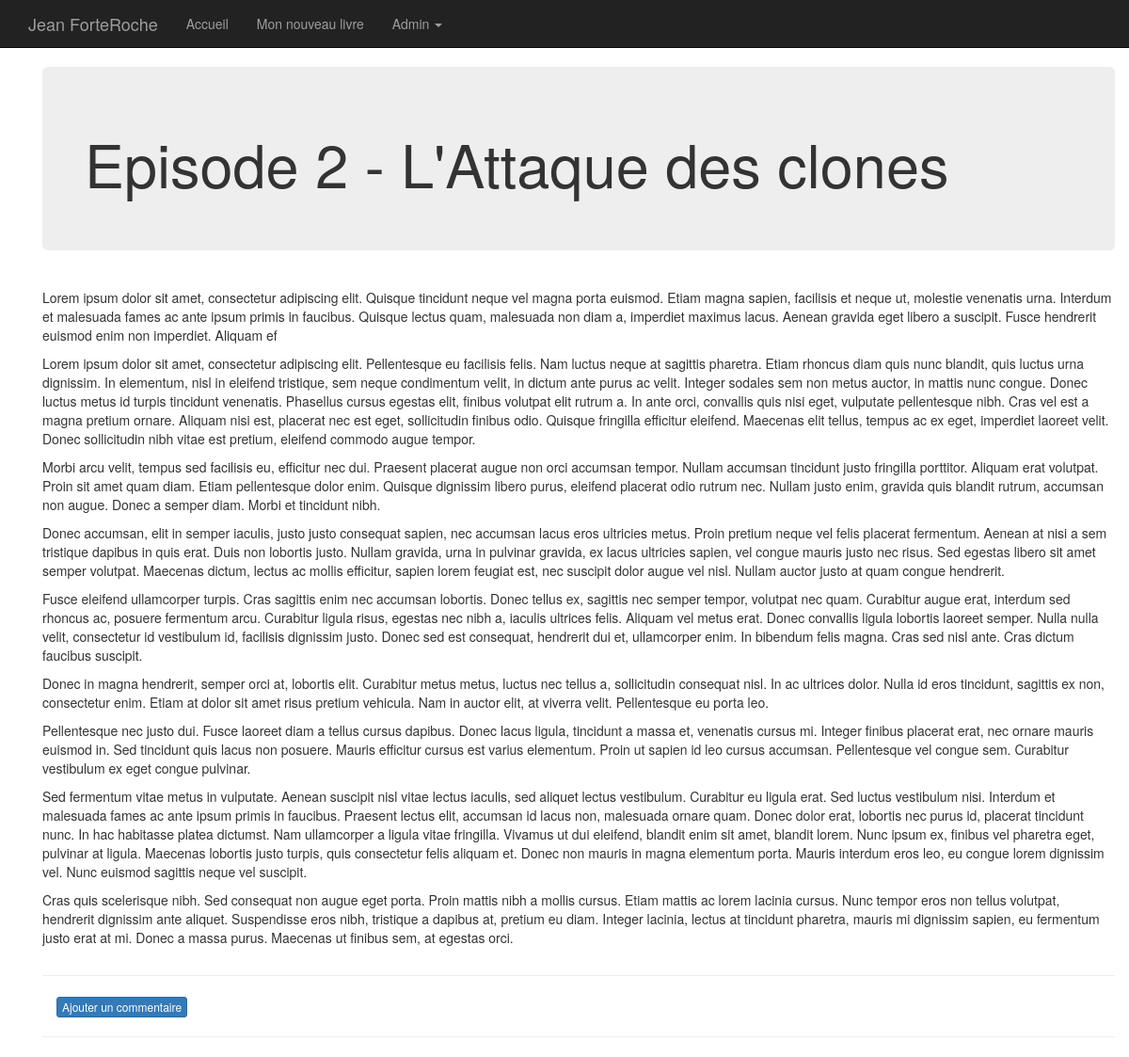
/post/7 (signed in), run on the app's committed database.
### tables this page shows
CREATE TABLE `t_billet` (
  `BIL_ID` int(11) NOT NULL AUTO_INCREMENT,
  `BIL_DATE` datetime NOT NULL,
  `BIL_TITRE` varchar(100) NOT NULL,
  `BIL_CONTENU` text NOT NULL,
  `BIL_STATUS` int(11) NOT NULL DEFAULT '0',
  PRIMARY KEY (`BIL_ID`)
);

### Core/Lib/Controller.php (called while the page is built, shortened)
<?php
class Controller
{
    protected function render($repository, $view, $variables = []){
        $dossier = ucfirst($repository);
        $fichier = ucfirst($view);
        extract($variables);
        require (ROOT . '/Web/' . $dossier . '/View/View' . $fichier . '.php');
    }
}

### Core/Lib/App.php (called while the page is built, shortened)
<?php
class App {
    private $router;
    private $requestFactory;
    public function __construct(array $config)
    {
        $this->router = new Router($config);
        $this->requestFactory = new RequestFactory();
    }
    public function run()
    {
        $request = $this->requestFactory->buildRequest(array_key_exists('url',$_GET) ? $_GET['url'] : '');
        $route = $this->router->findRoute($request->getUrl());
        $controller = $route->getController();
        $action = $route->getAction();
        $controller->$action();
    }
}

### index.php (called while the page is built, shortened)
<?php
$config = [];
$app = new \Core\Lib\App($config);
$app->run();

### Core/Lib/Connexion.php (called while the page is built, shortened)
<?php
class Connexion
{
    private $PDOInstance = null;
    static $instance = null;
    public function __construct()
    {
            $this->PDOInstance = new \PDO('mysql:dbname='.self::DBNAME.';charset=utf8;host='.self::HOST,self::USER ,self::PASS,array(
                \PDO::MYSQL_ATTR_INIT_COMMAND => "SET NAMES 'utf8'",
                \PDO::ATTR_ERRMODE => \PDO::ERRMODE_EXCEPTION,
                \PDO::ATTR_DEFAULT_FETCH_MODE => \PDO::FETCH_OBJ,
            ));
    }
    public static function getInstance()
    {
        if(is_null(self::$instance))
        {
            self::$instance = new Connexion();
        }
        return self::$instance;
    }
    public function getQuery($query)
    {
        return $this->PDOInstance->query($query);
    }
}

### Core/Lib/Router/Request.php (called while the page is built, shortened)
<?php
class Request
{
    private $url;
    public $method;
    public $parameters = [];
    private function setUrl($url)
    {
        $this->url = $url;
    }
    private function setParameters()
    {
        $parameters= explode('/', $this->url);
        array_shift($parameters);
        $this->parameters = $parameters;
    }
    public function getParameters()
    {
        return $this->parameters;
    }
    public function getBlogParameters()
    {
        return $this->parameters[0];
    }
    public function getMethod()
    {
        return $this->method;
    }
    private function setMethod($method)
    {
        $this->method = $method;
    }
}

### Core/Lib/Router/RequestFactory.php (called while the page is built, shortened)
<?php
class RequestFactory
{
    public function buildRequest($url)
    {
        $request = new Request(array_key_exists('url',$_GET) ? $_GET['url'] : '');
        $request->getMethod();
        $request->getParameters();
        return $request;
    }
}

### Core/Lib/DatabaseRepository.php (called while the page is built, shortened)
<?php
class DatabaseRepository
{
    function __construct()
    {
        $this->db = Connexion::getInstance();
    }
}

### Web/Blog/Model/ModelPosts.php (called while the page is built, shortened)
<?php
class ModelPosts extends DatabaseRepository implements PostsGateway
{
    public function findPost($id)
    {
        return $this->db->getQuery('SELECT * FROM t_billet WHERE bil_id = ' . $id)->fetch(\PDO::FETCH_OBJ);
    }
}

### Web/Blog/View/ViewPostDetail.php (the view, shortened to what this page needs)
<div class="container">
    <div class="jumbotron">
        <div class="row">
            <H1><?= $post->BIL_TITRE ?></H1>
        </div>
    </div>
    <div class="media">
        <div class="media-body">
            <p><?= $post->BIL_CONTENU ?></p>
        </div>
    </div>
<hr>
    <div class="row">
        <div class="col-xs-12 col-md-12">
            <div class="col-xs-12 col-md-6">
                <button type="button" id="viewAddComment" class="btn btn-primary btn-xs">Ajouter un commentaire</button>
            </div>
        </div>
    </div>
<hr>
</div>

### Core/Assets/css/styles.css (style rules this page uses)
body { padding-top: 70px; }

### data on the page
t_billet: BIL_TITRE "Episode 2 - L'Attaque des clones", BIL_CONTENU "Lorem ipsum dolor sit amet, consectetur adipiscing elit. Quisque tincidunt neque vel magna porta euismod. Etiam magna sapien, facilisis et neque ut, molestie venenatis urna. Interdum et malesuada fames ac ante ipsum primis in faucibus. Quisque lectus quam, malesuada non diam a, imperdiet maximus lacus. Aenean gravida eget libero a suscipit. Fusce hendrerit euismod enim non imperdiet. Aliquam ef Lorem ipsum dolor sit amet, consectetur adipiscing elit. Pellentesque eu facilisis felis. Nam luctus neque at sagittis pharetra. Etiam rhoncus diam quis nunc blandit, quis luctus urna dignissim. In elementum, nisl in eleifend tristique, sem neque condimentum velit, in dictum ante purus ac velit.…"
